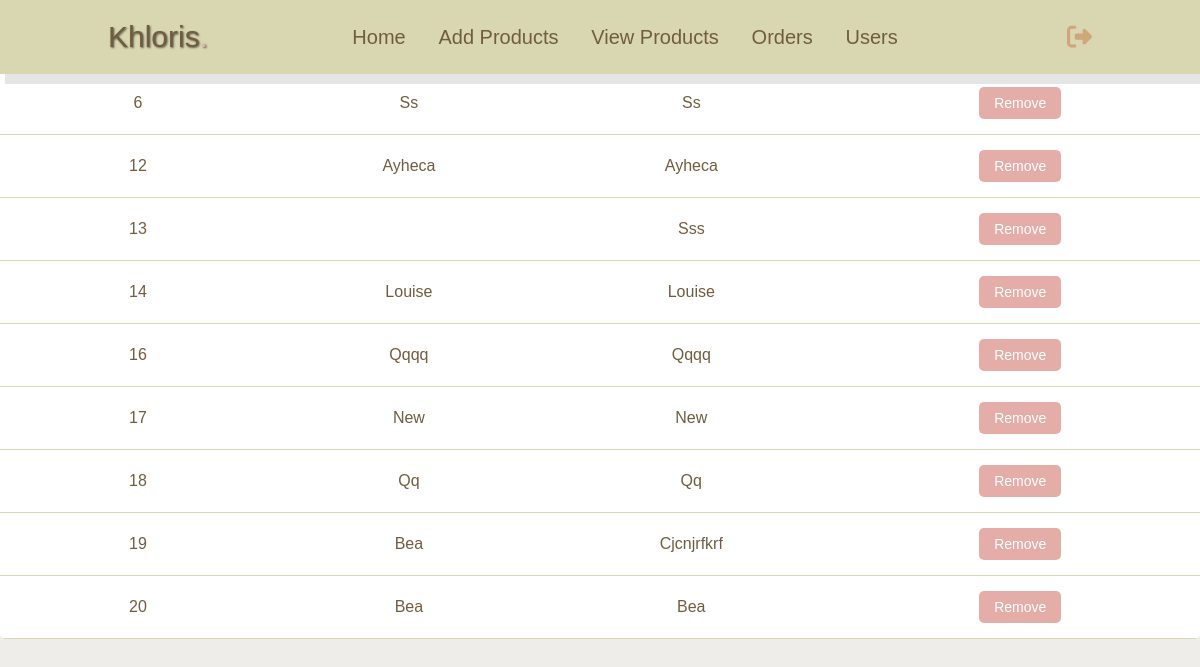
The page /admin/total_users.php on the database as committed earlier.
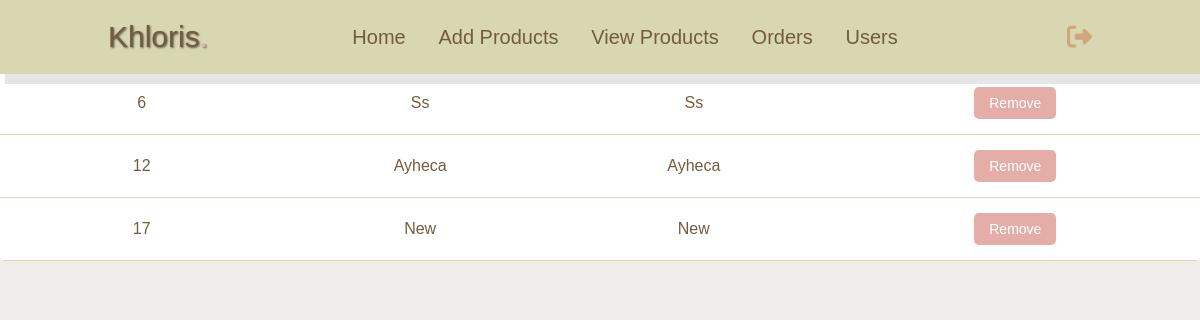
The same page on the database as committed later.
### tables this page shows
CREATE TABLE `users` (
  `ID` int(11) NOT NULL,
  `name` varchar(50) DEFAULT NULL,
  `username` varchar(30) DEFAULT NULL,
  `email` varchar(50) DEFAULT NULL,
  `password` varchar(15) DEFAULT NULL
);

### admin/total_users.php (the view, shortened to what this page needs)
<?php
    include('../php/config.php');
    $sql = "SELECT * FROM users";
    $result = mysqli_query($con, $sql);
?>
<!DOCTYPE html>
<html lang="en">
<head>
    <link rel="stylesheet" href="users_acc.css"/>
    <link rel="stylesheet" href="https://cdnjs.cloudflare.com/ajax/libs/font-awesome/6.6.0/css/all.min.css" />
</head>
<body>
    <header>
      <a href="../admin/admin_dashboard.php" class="logo"
        >Khloris<span>.</span></a
      >
      <nav class="navbar">
        <a href="../admin/admin_dashboard.php">Home</a>
        <a href="../admin/add_products.php">Add Products</a>
        <a href="../admin/view_products.php">View Products</a>
        <a href="../admin/orders.php">Orders</a>
        <a href="#Orders">Users</a>
      </nav>
      <div class="icons">
        <a
          href="admin_logout.php"
          class="fa-solid fa-right-from-bracket"
          onclick="return confirmLogout()"
        ></a>
      </div>
    </header>
    <div class="user-info">
        <h1>Users <span>Accounts</span></h1>
        <table>
            <tr>
                <th>User ID</th>
                <th>Name</th>
                <th>Email</th>
                <th>Remove</th>
            </tr>
            <?php
                    while($row=mysqli_fetch_assoc($result))
                {
                ?>
            <tr>
                <td><?php echo $row['ID']; ?></td>
                <td><?php echo $row['name']; ?></td>
                <td><?php echo $row['email']; ?></td>
                <td>
                    <a href="total_users.php?id=<?php echo $row['ID'] ?>" class="delete-btn"
                        onclick="return confirm('Are you sure you want to remove this user?')">Remove</a>
                </td>
            </tr>
            <?php
                }
                ?>
        </table>
    </div>
</body>
</html>

### admin/users_acc.css (style rules this page uses)
:root { --strawberry: #e5ada8; }
* { margin: 0; padding: 0; box-sizing: border-box; font-family: Verdana, Geneva, Tahoma, sans-serif; outline: none; border: none; text-decoration: none; text-transform: capitalize; transition: .2s linear; }
html { font-size: 62.5%; scroll-behavior: smooth; scroll-padding-top: 6rem; overflow-x: hidden; background: #eeedea; }
header { position: fixed; top: 0; left: 0; right: 0; background: #d8d7b2; padding: 2rem 9%; display: flex; align-items: center; justify-content: space-between; z-index: 1000; box-shadow: 0.5rem 1rem rgba(0, 0, 0, .1); }
header .logo { font-size: 3rem; color: #725c3f; font-weight: lighter; text-shadow: 1px 1px 2px #0000008f; ; }
header .logo span { color: var(--strawberry); }
header .navbar a { font-size: 2rem; padding: 0 1.5rem; color: #725c3f; }
header .icons a { font-size: 2.5rem; color: #d0a77b; margin-left: 2.5rem; }
table { width: 100%; border-collapse: collapse; margin-bottom: 2rem; background-color: #fff; border-radius: 0.5rem; overflow: hidden; }
table th, table td { padding: 1.5rem; text-align: center; color: #725c3f; font-size: 1.6rem; border-bottom: 0.1rem solid #d8d7b2; }
th { background-color: #d8d7b2; font-weight: bold; color: #fff; }
.update-btn, .delete-btn { padding: 0.8rem 1.5rem; border-radius: 0.5rem; font-size: 1.4rem; cursor: pointer; text-align: center; display: inline-block; transition: background-color 0.3s ease; }
.delete-btn { background-color: var(--strawberry); color: #fff; }

Rows that differ between the two databases and show on the page:
removed users: ID "13", email "Sss"
removed users: ID "14", name "Louise", email "Louise"
removed users: ID "16", name "Qqqq", email "Qqqq"
removed users: ID "18", name "Qq", email "Qq"
removed users: ID "19", name "Bea", email "Cjcnjrfkrf"
removed users: ID "20", name "Bea", email "Bea"
